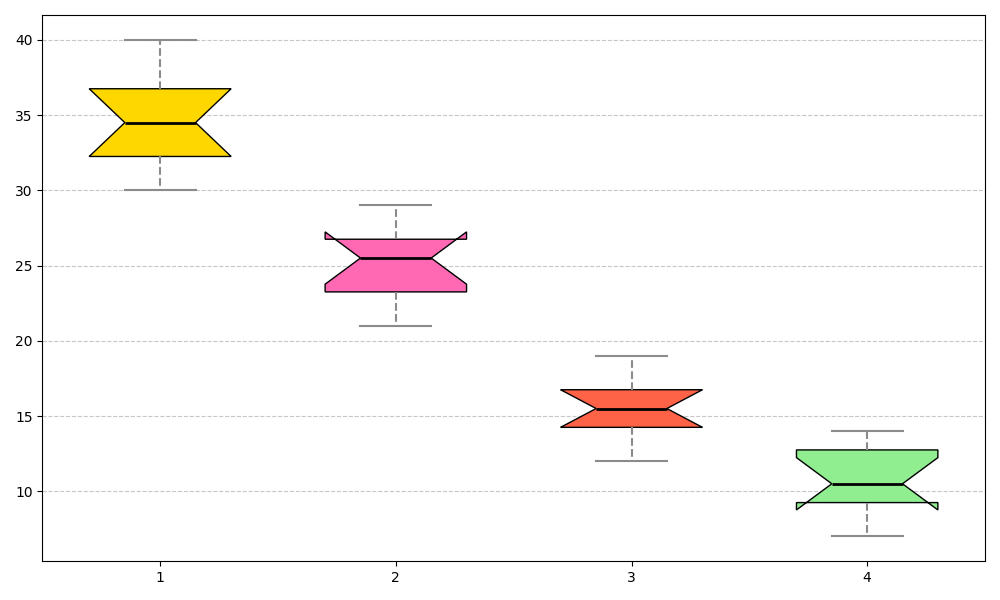

Recreate this plot in Python.
import matplotlib.pyplot as plt
import numpy as np

# Data for the box plot
apple_yield = [30, 35, 40, 32, 33, 36, 38, 37, 34, 31]
orange_yield = [25, 28, 22, 26, 29, 24, 21, 27, 23, 26]
pear_yield = [15, 17, 13, 18, 16, 14, 19, 12, 16, 15]
cherry_yield = [10, 13, 9, 11, 14, 8, 7, 10, 12, 13]

data = [apple_yield, orange_yield, pear_yield, cherry_yield]

# Create the figure and axis
fig, ax = plt.subplots(figsize=(10, 6))

# Create the box plot without labels
boxplot = ax.boxplot(data, vert=True, patch_artist=True, widths=0.6, notch=True)

# Set colors for boxes
colors = ['#FFD700', '#FF69B4', '#FF6347', '#90EE90']
for patch, color in zip(boxplot['boxes'], colors):
    patch.set_facecolor(color)

# Customize whiskers, caps, and medians
for whisker in boxplot['whiskers']:
    whisker.set(color='#8B8B8B', linewidth=1.5, linestyle='--')

for cap in boxplot['caps']:
    cap.set(color='#8B8B8B', linewidth=1.5)

for median in boxplot['medians']:
    median.set(color='black', linewidth=2)

# Add grids
ax.yaxis.grid(True, linestyle='--', alpha=0.7)
ax.set_axisbelow(True)

# Adjust the layout
plt.tight_layout()

# Display the chart
plt.show()
